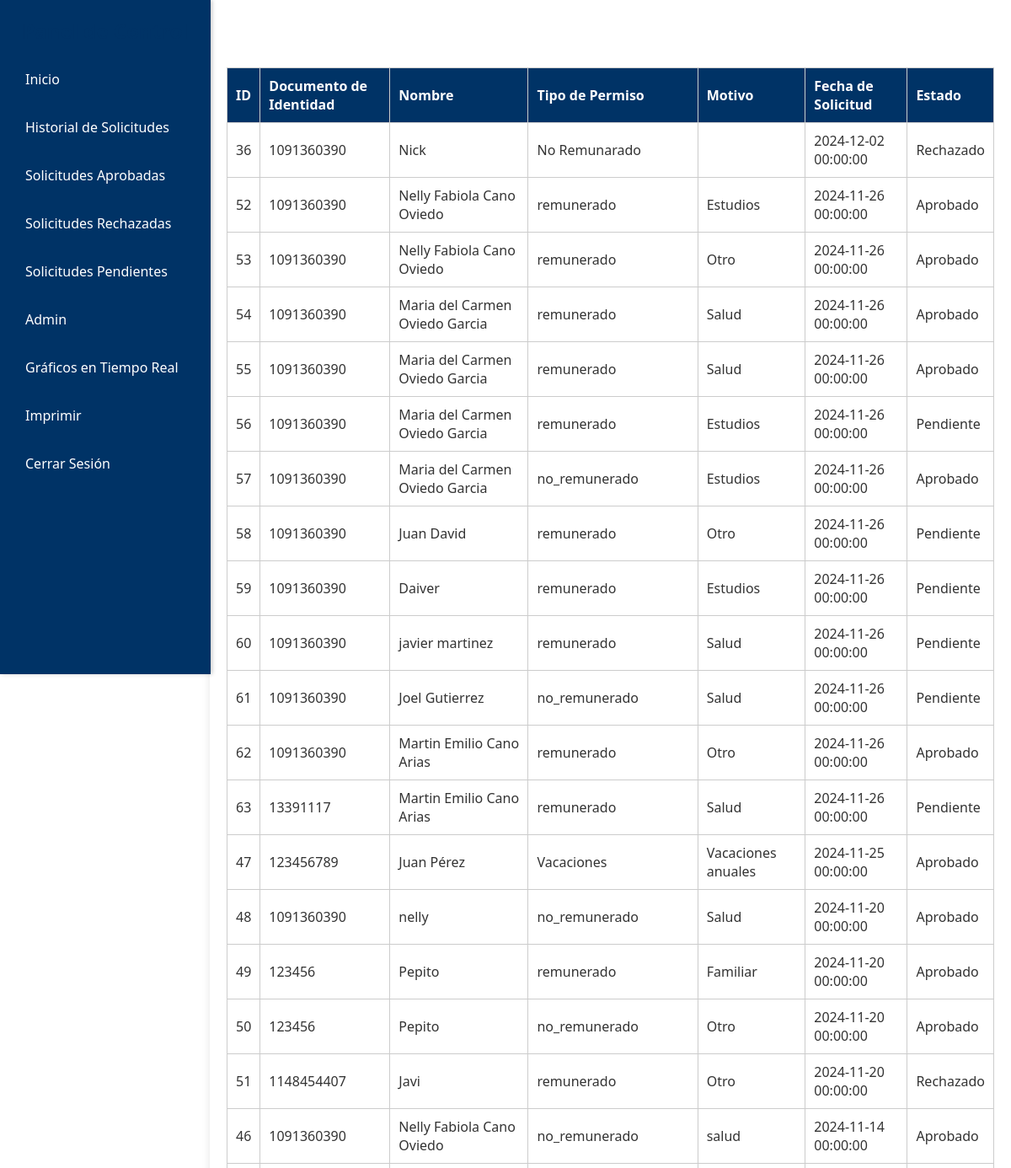
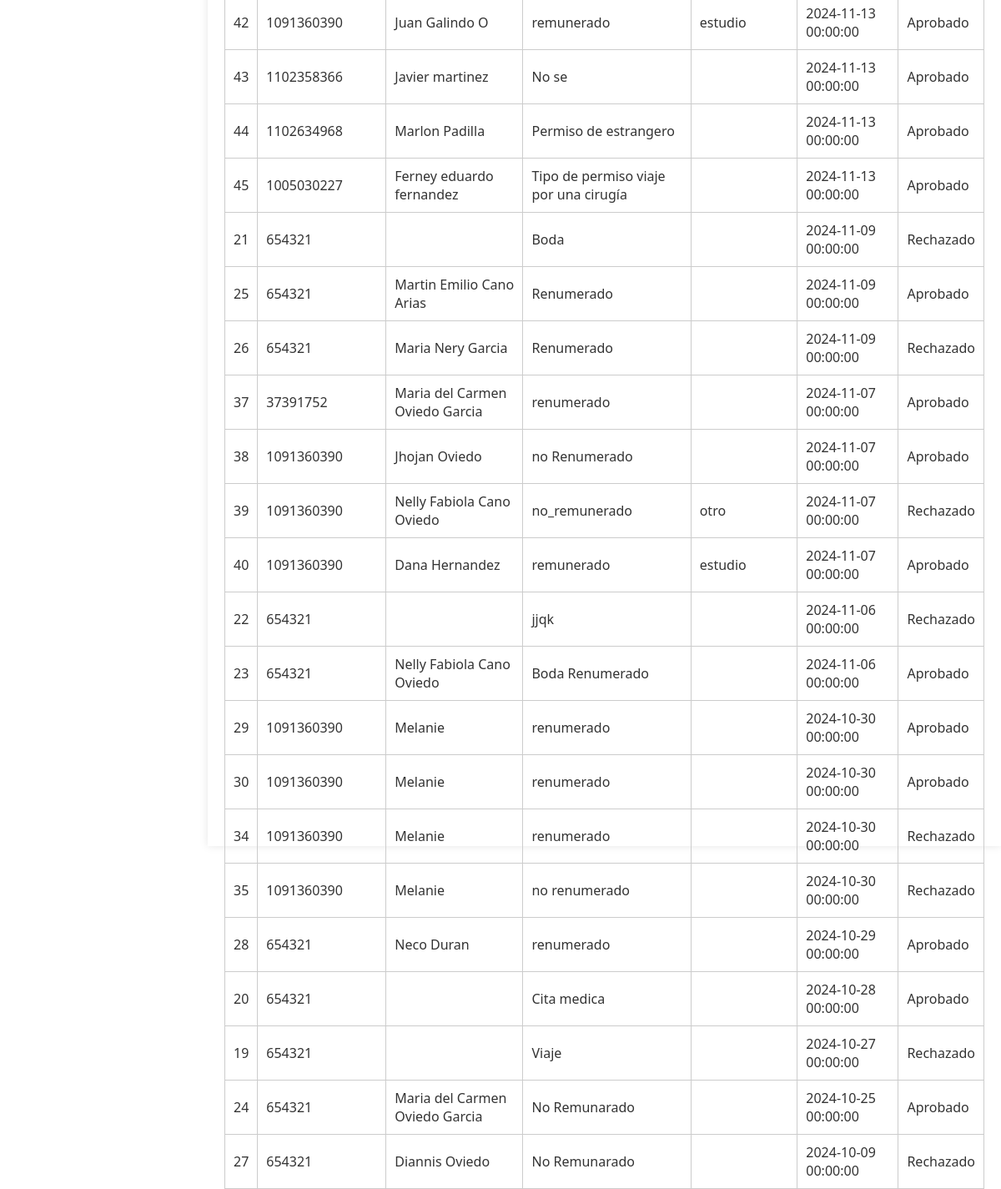
The app's page /dashboard.php?section=historial (signed in) with its own data (2 pictures, top to bottom).
### tables this page shows
CREATE TABLE `permisos` (
  `id` int(11) NOT NULL,
  `documento_identidad` varchar(50) DEFAULT NULL,
  `tipo_permiso` varchar(50) DEFAULT NULL,
  `fecha_permiso` datetime DEFAULT current_timestamp(),
  `estado` enum('Pendiente','Aprobado','Rechazado') DEFAULT 'Pendiente',
  `nombre` varchar(50) DEFAULT NULL,
  `celular` varchar(20) DEFAULT NULL,
  `riesgo` varchar(20) DEFAULT NULL,
  `documento` varchar(255) DEFAULT NULL,
  `fecha_solicitud` timestamp NULL DEFAULT current_timestamp() ON UPDATE current_timestamp(),
  `duracion` int(11) DEFAULT NULL,
  `unidad_duracion` enum('horas','dias','meses') NOT NULL,
  `email` varchar(100) DEFAULT NULL,
  `fecha_inicio` date DEFAULT NULL,
  `fecha_fin` date DEFAULT NULL,
  `usuario_id` int(11) DEFAULT NULL,
  `Motivo` varchar(255) DEFAULT NULL,
  `comentario_admin` text DEFAULT NULL,
  `otro_motivo` varchar(255) DEFAULT NULL,
  `motivo_otro` varchar(255) DEFAULT NULL
);

### historial_solicitudes.php (the view)
<?php
include 'db.php';
$sql = "SELECT id, documento_identidad, nombre, tipo_permiso, motivo, fecha_permiso, estado
        FROM permisos
        ORDER BY fecha_permiso DESC";
$result = $conn->query($sql);
if ($result->num_rows > 0) {
    echo "<table>";
    echo "<table border='1'>";
    echo "<tr>
            <th>ID</th>
            <th>Documento de Identidad</th>
            <th>Nombre</th>
            <th>Tipo de Permiso</th>
            <th>Motivo</th>
            <th>Fecha de Solicitud</th>
            <th>Estado</th>
          </tr>";
    while ($row = $result->fetch_assoc()) {
        echo "<tr>
                <td>{$row['id']}</td>
                <td>{$row['documento_identidad']}</td>
                <td>{$row['nombre']}</td>
                <td>{$row['tipo_permiso']}</td>
                <td>{$row['motivo']}</td>
                <td>{$row['fecha_permiso']}</td>
                <td>{$row['estado']}</td>
              </tr>";
    }
    echo "</table>";
} else {
    echo "No hay solicitudes.";
}
?>

### styles.css (style rules this page uses)
* { margin: 0; padding: 0; box-sizing: border-box; }
:root { --color-azul-oscuro: #003366; --color-azul-claro: #00509e; --color-verde: #28a745; --color-verde-oscuro: #218838; --color-rojo: #dc3545; --color-blanco: #ffffff; --color-gris-claro: #f4f4f4; --color-gris-medio: #f9f9f9; }
body { font-family: system-ui, -apple-system, BlinkMacSystemFont, 'Segoe UI', Roboto, Oxygen, Ubuntu, Cantarell, 'Open Sans', 'Helvetica Neue', sans-serif; background-color: var(--color-blanco); color: #333; display: flex; align-items: center; justify-content: center; height: 100vh; }
table { width: 100%; border-collapse: collapse; margin: 20px 0; }
table, th, td { border: 1px solid #ccc; }
th, td { padding: 10px; text-align: left; }
th { background-color: var(--color-azul-oscuro); color: var(--color-blanco); }

### records on screen
permisos: id "36", documento_identidad "1091360390", nombre "Nick", tipo_permiso "No Remunarado", fecha_permiso "2024-12-02 00:00:00", estado "Rechazado"
permisos: id "52", documento_identidad "1091360390", nombre "Nelly Fabiola Cano Oviedo", tipo_permiso "remunerado", Motivo "Estudios", fecha_permiso "2024-11-26 00:00:00", estado "Aprobado"
permisos: id "53", documento_identidad "1091360390", nombre "Nelly Fabiola Cano Oviedo", tipo_permiso "remunerado", Motivo "Otro", fecha_permiso "2024-11-26 00:00:00", estado "Aprobado"
permisos: id "54", documento_identidad "1091360390", nombre "Maria del Carmen Oviedo Garcia", tipo_permiso "remunerado", Motivo "Salud", fecha_permiso "2024-11-26 00:00:00", estado "Aprobado"
permisos: id "55", documento_identidad "1091360390", nombre "Maria del Carmen Oviedo Garcia", tipo_permiso "remunerado", Motivo "Salud", fecha_permiso "2024-11-26 00:00:00", estado "Aprobado"
permisos: id "56", documento_identidad "1091360390", nombre "Maria del Carmen Oviedo Garcia", tipo_permiso "remunerado", Motivo "Estudios", fecha_permiso "2024-11-26 00:00:00", estado "Pendiente"
permisos: id "57", documento_identidad "1091360390", nombre "Maria del Carmen Oviedo Garcia", tipo_permiso "no_remunerado", Motivo "Estudios", fecha_permiso "2024-11-26 00:00:00", estado "Aprobado"
permisos: id "58", documento_identidad "1091360390", nombre "Juan David", tipo_permiso "remunerado", Motivo "Otro", fecha_permiso "2024-11-26 00:00:00", estado "Pendiente"
permisos: id "59", documento_identidad "1091360390", nombre "Daiver", tipo_permiso "remunerado", Motivo "Estudios", fecha_permiso "2024-11-26 00:00:00", estado "Pendiente"
permisos: id "60", documento_identidad "1091360390", nombre "javier martinez", tipo_permiso "remunerado", Motivo "Salud", fecha_permiso "2024-11-26 00:00:00", estado "Pendiente"
permisos: id "61", documento_identidad "1091360390", nombre "Joel Gutierrez", tipo_permiso "no_remunerado", Motivo "Salud", fecha_permiso "2024-11-26 00:00:00", estado "Pendiente"
permisos: id "62", documento_identidad "1091360390", nombre "Martin Emilio Cano Arias", tipo_permiso "remunerado", Motivo "Otro", fecha_permiso "2024-11-26 00:00:00", estado "Aprobado"
permisos: id "63", documento_identidad "13391117", nombre "Martin Emilio Cano Arias", tipo_permiso "remunerado", Motivo "Salud", fecha_permiso "2024-11-26 00:00:00", estado "Pendiente"
permisos: id "47", documento_identidad "123456789", nombre "Juan Pérez", tipo_permiso "Vacaciones", Motivo "Vacaciones anuales", fecha_permiso "2024-11-25 00:00:00", estado "Aprobado"
permisos: id "48", documento_identidad "1091360390", nombre "nelly", tipo_permiso "no_remunerado", Motivo "Salud", fecha_permiso "2024-11-20 00:00:00", estado "Aprobado"
permisos: id "49", documento_identidad "123456", nombre "Pepito", tipo_permiso "remunerado", Motivo "Familiar", fecha_permiso "2024-11-20 00:00:00", estado "Aprobado"
permisos: id "50", documento_identidad "123456", nombre "Pepito", tipo_permiso "no_remunerado", Motivo "Otro", fecha_permiso "2024-11-20 00:00:00", estado "Aprobado"
permisos: id "51", documento_identidad "1148454407", nombre "Javi", tipo_permiso "remunerado", Motivo "Otro", fecha_permiso "2024-11-20 00:00:00", estado "Rechazado"
permisos: id "46", documento_identidad "1091360390", nombre "Nelly Fabiola Cano Oviedo", tipo_permiso "no_remunerado", Motivo "salud", fecha_permiso "2024-11-14 00:00:00", estado "Aprobado"
permisos: id "42", documento_identidad "1091360390", nombre "Juan Galindo O", tipo_permiso "remunerado", Motivo "estudio", fecha_permiso "2024-11-13 00:00:00", estado "Aprobado"
permisos: id "43", documento_identidad "1102358366", nombre "Javier martinez", tipo_permiso "No se", fecha_permiso "2024-11-13 00:00:00", estado "Aprobado"
permisos: id "44", documento_identidad "1102634968", nombre "Marlon Padilla", tipo_permiso "Permiso de estrangero", fecha_permiso "2024-11-13 00:00:00", estado "Aprobado"
permisos: id "45", documento_identidad "1005030227", nombre "Ferney eduardo fernandez", tipo_permiso "Tipo de permiso viaje por una cirugía", fecha_permiso "2024-11-13 00:00:00", estado "Aprobado"
permisos: id "21", documento_identidad "654321", tipo_permiso "Boda", fecha_permiso "2024-11-09 00:00:00", estado "Rechazado"
permisos: id "25", documento_identidad "654321", nombre "Martin Emilio Cano Arias", tipo_permiso "Renumerado", fecha_permiso "2024-11-09 00:00:00", estado "Aprobado"
permisos: id "26", documento_identidad "654321", nombre "Maria Nery Garcia", tipo_permiso "Renumerado", fecha_permiso "2024-11-09 00:00:00", estado "Rechazado"
permisos: id "37", documento_identidad "37391752", nombre "Maria del Carmen Oviedo Garcia", tipo_permiso "renumerado", fecha_permiso "2024-11-07 00:00:00", estado "Aprobado"
permisos: id "38", documento_identidad "1091360390", nombre "Jhojan Oviedo", tipo_permiso "no Renumerado", fecha_permiso "2024-11-07 00:00:00", estado "Aprobado"
permisos: id "39", documento_identidad "1091360390", nombre "Nelly Fabiola Cano Oviedo", tipo_permiso "no_remunerado", Motivo "otro", fecha_permiso "2024-11-07 00:00:00", estado "Rechazado"
permisos: id "40", documento_identidad "1091360390", nombre "Dana Hernandez", tipo_permiso "remunerado", Motivo "estudio", fecha_permiso "2024-11-07 00:00:00", estado "Aprobado"
permisos: id "22", documento_identidad "654321", tipo_permiso "jjqk", fecha_permiso "2024-11-06 00:00:00", estado "Rechazado"
permisos: id "23", documento_identidad "654321", nombre "Nelly Fabiola Cano Oviedo", tipo_permiso "Boda Renumerado", fecha_permiso "2024-11-06 00:00:00", estado "Aprobado"
permisos: id "29", documento_identidad "1091360390", nombre "Melanie", tipo_permiso "renumerado", fecha_permiso "2024-10-30 00:00:00", estado "Aprobado"
permisos: id "30", documento_identidad "1091360390", nombre "Melanie", tipo_permiso "renumerado", fecha_permiso "2024-10-30 00:00:00", estado "Aprobado"
permisos: id "34", documento_identidad "1091360390", nombre "Melanie", tipo_permiso "renumerado", fecha_permiso "2024-10-30 00:00:00", estado "Rechazado"
permisos: id "35", documento_identidad "1091360390", nombre "Melanie", tipo_permiso "no renumerado", fecha_permiso "2024-10-30 00:00:00", estado "Rechazado"
permisos: id "28", documento_identidad "654321", nombre "Neco Duran", tipo_permiso "renumerado", fecha_permiso "2024-10-29 00:00:00", estado "Aprobado"
permisos: id "20", documento_identidad "654321", tipo_permiso "Cita medica", fecha_permiso "2024-10-28 00:00:00", estado "Aprobado"
permisos: id "19", documento_identidad "654321", tipo_permiso "Viaje", fecha_permiso "2024-10-27 00:00:00", estado "Rechazado"
permisos: id "24", documento_identidad "654321", nombre "Maria del Carmen Oviedo Garcia", tipo_permiso "No Remunarado", fecha_permiso "2024-10-25 00:00:00", estado "Aprobado"
permisos: id "27", documento_identidad "654321", nombre "Diannis Oviedo", tipo_permiso "No Remunarado", fecha_permiso "2024-10-09 00:00:00", estado "Rechazado"
